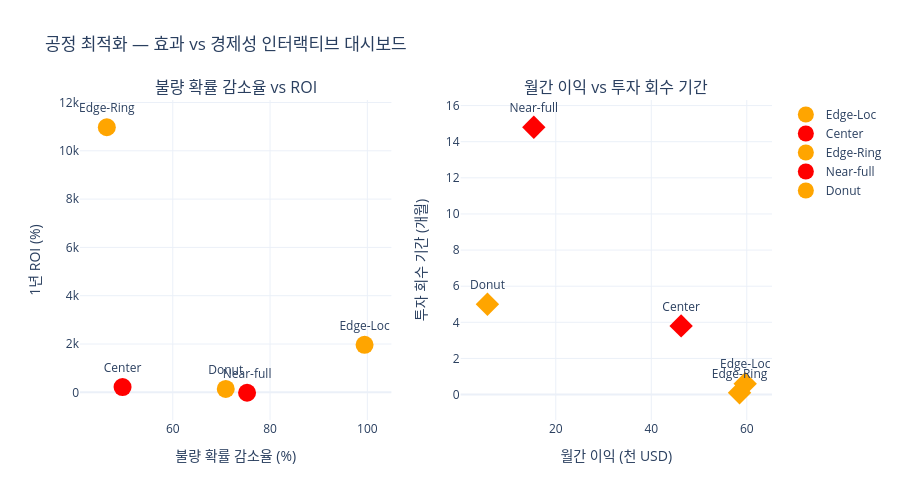

This figure's notebook cell:
### Markdown cell above
## 12. (선택) Plotly 인터랙티브 대시보드

### Code cell
if PLOTLY:
    fig = make_subplots(
        rows=1, cols=2,
        subplot_titles=('불량 확률 감소율 vs ROI', '월간 이익 vs 투자 회수 기간'),
        specs=[[{'type': 'scatter'}, {'type': 'scatter'}]]
    )

    color_map = {'Critical': 'red', 'High': 'orange', 'Medium': 'yellow'}

    for cls in TARGET_CLASSES:
        r   = opt_results[cls]
        ri  = roi_df.loc[cls]
        sev = defect_meta[cls]['severity_level']
        col = color_map.get(sev, 'blue')

        fig.add_trace(go.Scatter(
            x=[r['prob_reduction']],
            y=[ri['roi_pct']],
            mode='markers+text',
            marker=dict(size=18, color=col, symbol='circle'),
            text=[cls], textposition='top center',
            name=cls, showlegend=True
        ), row=1, col=1)

        fig.add_trace(go.Scatter(
            x=[ri['monthly_gain_usd'] / 1000],
            y=[ri['payback_months']],
            mode='markers+text',
            marker=dict(size=18, color=col, symbol='diamond'),
            text=[cls], textposition='top center',
            name=cls, showlegend=False
        ), row=1, col=2)

    fig.update_xaxes(title_text='불량 확률 감소율 (%)', row=1, col=1)
    fig.update_yaxes(title_text='1년 ROI (%)',         row=1, col=1)
    fig.update_xaxes(title_text='월간 이익 (천 USD)',   row=1, col=2)
    fig.update_yaxes(title_text='투자 회수 기간 (개월)',row=1, col=2)
    fig.update_layout(title='공정 최적화 — 효과 vs 경제성 인터랙티브 대시보드',
                      height=500, template='plotly_white')
    fig.show()
    fig.write_html(REPORTS_DIR / 'optimization_dashboard.html')
    print('저장: reports/optimization_dashboard.html')
else:
    print('Plotly 미설치 → matplotlib 대시보드(셀 8)로 대체')

### Figure 1 — Plotly figure (JSON) as saved in the notebook; plotly's stock layout.template omitted (floating-point values rounded to 4 significant figures)
{"data": [{"marker": {"color": "orange", "size": 18, "symbol": "circle"}, "mode": "markers+text", "name": "Edge-Loc", "showlegend": true, "text": ["Edge-Loc"], "textposition": "top center", "type": "scatter", "x": [99.44], "xaxis": "x", "y": [1966.0], "yaxis": "y"}, {"marker": {"color": "orange", "size": 18, "symbol": "diamond"}, "mode": "markers+text", "name": "Edge-Loc", "showlegend": false, "text": ["Edge-Loc"], "textposition": "top center", "type": "scatter", "x": [59.67], "xaxis": "x2", "y": [0.6], "yaxis": "y2"}, {"marker": {"color": "red", "size": 18, "symbol": "circle"}, "mode": "markers+text", "name": "Center", "showlegend": true, "text": ["Center"], "textposition": "top center", "type": "scatter", "x": [49.68], "xaxis": "x", "y": [216.2], "yaxis": "y"}, {"marker": {"color": "red", "size": 18, "symbol": "diamond"}, "mode": "markers+text", "name": "Center", "showlegend": false, "text": ["Center"], "textposition": "top center", "type": "scatter", "x": [46.25], "xaxis": "x2", "y": [3.8], "yaxis": "y2"}, {"marker": {"color": "orange", "size": 18, "symbol": "circle"}, "mode": "markers+text", "name": "Edge-Ring", "showlegend": true, "text": ["Edge-Ring"], "textposition": "top center", "type": "scatter", "x": [46.44], "xaxis": "x", "y": [10980.0], "yaxis": "y"}, {"marker": {"color": "orange", "size": 18, "symbol": "diamond"}, "mode": "markers+text", "name": "Edge-Ring", "showlegend": false, "text": ["Edge-Ring"], "textposition": "top center", "type": "scatter", "x": [58.49], "xaxis": "x2", "y": [0.1], "yaxis": "y2"}, {"marker": {"color": "red", "size": 18, "symbol": "circle"}, "mode": "markers+text", "name": "Near-full", "showlegend": true, "text": ["Near-full"], "textposition": "top center", "type": "scatter", "x": [75.28], "xaxis": "x", "y": [-18.8], "yaxis": "y"}, {"marker": {"color": "red", "size": 18, "symbol": "diamond"}, "mode": "markers+text", "name": "Near-full", "showlegend": false, "text": ["Near-full"], "textposition": "top center", "type": "scatter", "x": [15.4], "xaxis": "x2", "y": [14.8], "yaxis": "y2"}, {"marker": {"color": "orange", "size": 18, "symbol": "circle"}, "mode": "markers+text", "name": "Donut", "showlegend": true, "text": ["Donut"], "textposition": "top center", "type": "scatter", "x": [70.89], "xaxis": "x", "y": [138.5], "yaxis": "y"}, {"marker": {"color": "orange", "size": 18, "symbol": "diamond"}, "mode": "markers+text", "name": "Donut", "showlegend": false, "text": ["Donut"], "textposition": "top center", "type": "scatter", "x": [5.687], "xaxis": "x2", "y": [5], "yaxis": "y2"}], "layout": {"annotations": [{"font": {"size": 16}, "showarrow": false, "text": "불량 확률 감소율 vs ROI", "x": 0.225, "xanchor": "center", "xref": "paper", "y": 1, "yanchor": "bottom", "yref": "paper"}, {"font": {"size": 16}, "showarrow": false, "text": "월간 이익 vs 투자 회수 기간", "x": 0.775, "xanchor": "center", "xref": "paper", "y": 1, "yanchor": "bottom", "yref": "paper"}], "height": 500, "title": {"text": "공정 최적화 — 효과 vs 경제성 인터랙티브 대시보드"}, "xaxis": {"anchor": "y", "domain": [0, 0.45], "title": {"text": "불량 확률 감소율 (%)"}}, "xaxis2": {"anchor": "y2", "domain": [0.55, 1], "title": {"text": "월간 이익 (천 USD)"}}, "yaxis": {"anchor": "x", "domain": [0, 1], "title": {"text": "1년 ROI (%)"}}, "yaxis2": {"anchor": "x2", "domain": [0, 1], "title": {"text": "투자 회수 기간 (개월)"}}}}
